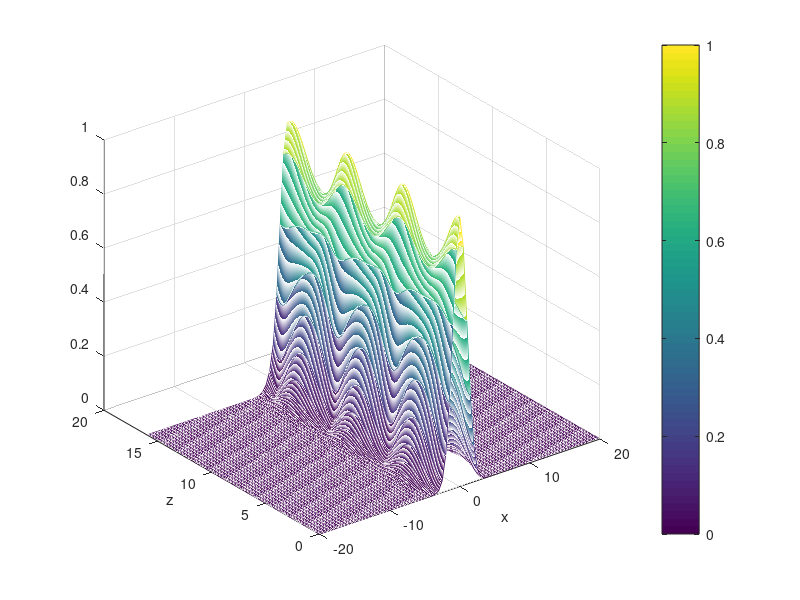
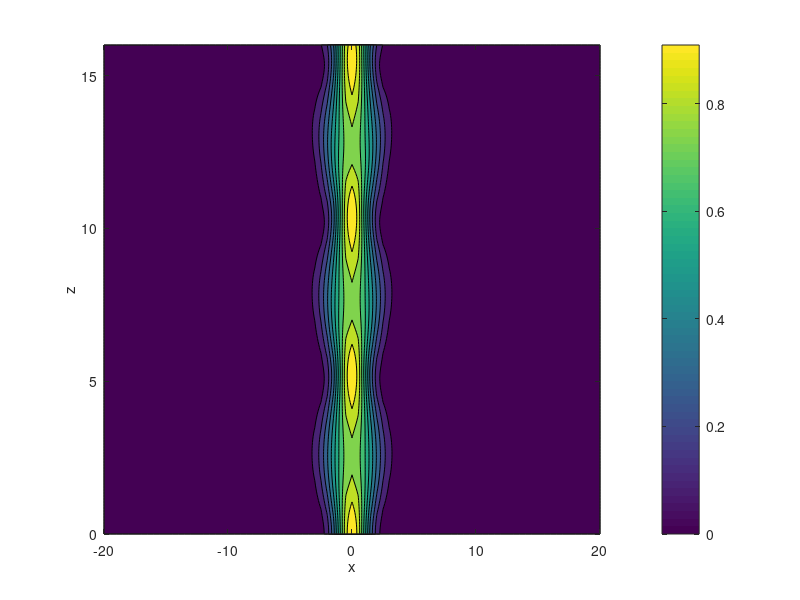

Write MATLAB code to recreate these figures, in order.
clear all
close all

alfa = 0.2;

x_min = -20; x_max = 20;
delta_x = 0.5;
x(:,1) = x_min:delta_x:x_max;
N_x = length(x);

z_min = 0; z_max = 16;
delta_z = 0.1;
z(:,1) = z_min:delta_z:z_max;
N_z = length(z);

FI = nan(N_x,N_z);
FI(:,1) = exp(-1/2.*x.^2);
FI(1,:) = 0;
FI(N_x,:) = 0;

eta = 1i*delta_z/(4*delta_x^2);
psi = 2*alfa*delta_x^2;

A1 = diag( 1/eta + 2 + psi*( x(2:N_x-1) ).^2 );
A2 = diag( -ones(N_x-3,1),1);
A3 = diag( repmat( -1, 1, N_x-3 ),-1);
A = A1+A2+A3;

B = nan(N_x-2,1);
for n = 1:N_z-1
    for i = 2:N_x-1
        B(i-1) = FI(i-1,n) + ( 1/eta-2-psi*x(i).^2)*FI(i,n)+FI(i+1,n);
    end
    Z = linsolve(A,B);
    FI( 2:(N_x-1) ,n+1) = Z;
end

mesh(x,z,abs(FI')),xlabel('x'),ylabel('z'),colorbar
figure(2)
contourf(x,z,abs(FI')),xlabel('x'),ylabel('z'),colorbar